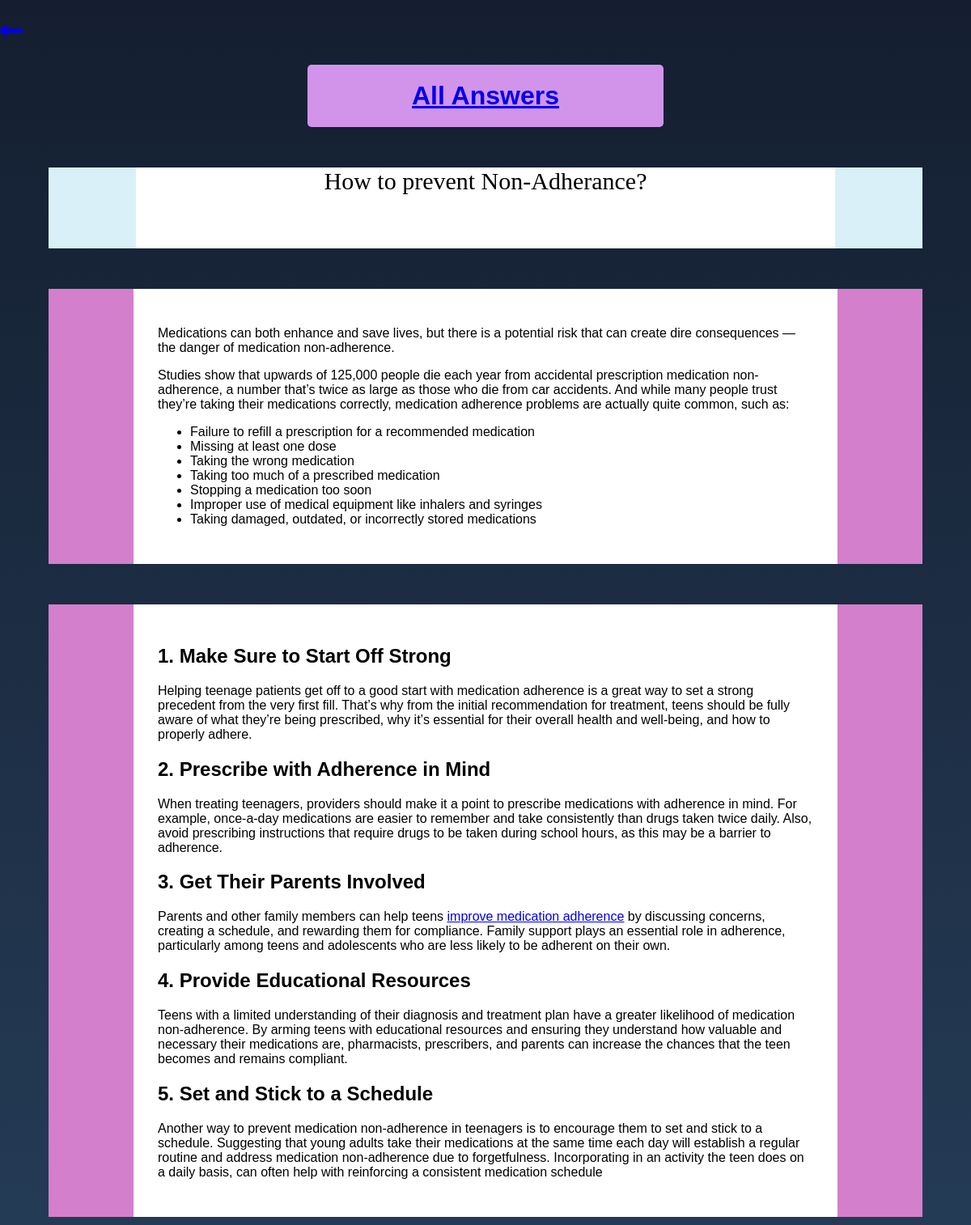
Page /blog/allanswers/2 on the committed database.
### blog/models.py (models this page shows)
class Question(models.Model):
    question=models.CharField(max_length=500)

class Answer(models.Model):
    question=models.ForeignKey(Question,on_delete=models.CASCADE)
    answer=RichTextField()

### blog/views.py (the view)
# urls.py: path("allanswers/<str:pk>",views.allanswers,name="allanswers")
def allanswers(request,pk):
    answers=Answer.objects.filter(question=Question.objects.get(id=pk))
    return render(request,'blog/allanswerspage.html',{'answers':answers,'question':Question.objects.get(id=pk)})

### blog/templates/blog/allanswerspage.html (shortened to what this page needs)
<!DOCTYPE html>
<html lang="en">
<head>
    <link rel="stylesheet" href="https://use.fontawesome.com/releases/v5.13.0/css/all.css"
 />
</head>
<body>
    <h1 class="ms-5 mt-3 mb-5">
        <a href="/blog/"><i class="fas fa-long-arrow-alt-left me-3"></i></a>
    </h1>
    <h1>
        <a href="#">
            <div id="headerBox">All Answers</div>
        </a>
    </h1>
    <div id="mainBox">
        <div id="questionBox">
            <p
                style="color:black; word-wrap: break-word; font-size: 30px; font-family: 'Times New Roman', Times, serif;">
                {{question.question}}</p>
        </div>
    </div>
    {% for answer in answers reversed %}
    <div id="ansmainBox">
        <div id="answerBox">
            <p>{{answer.answer|safe}}</p>
        </div>
    </div>
    {% endfor %}
</body>
</html>

### blog/templates/blog/allanswerspage.html (style rules this page uses)
body { margin: 0; padding: 0; font-family: sans-serif; background: linear-gradient(#141e30, #243b55); }
#mainBox { width: 90%; height: 100px; background-color: #DAF0F8; margin: auto; position: relative; }
#ansmainBox { width: 90%; background-color: #D37FCC; margin: auto; position: relative; }
#questionBox { background-color: white; height: 100px; width: 80%; margin: 50px auto 10px auto; font-size: 100px; color: #fff; text-align: center; }
#answerBox { background-color: white; width: 75%; margin: 50px auto 10px auto; padding: 30px }
#headerBox { background-color: #d294eb; position: relative; margin: 0 auto; width: 400px; padding: 20px; border-radius: 5px; cursor: pointer; text-align: center; text-decoration: none; }

### rows in the picture
Question: question "How to prevent Non-Adherance?"
Answer: answer "Medications can both enhance and save lives, but there is a potential risk that can create dire consequences — the danger of medication non-adherence. Studies show that upwards of 125,000 people die each year from accidental prescription medication non-adherence, a number that’s twice as large as those who die from car accidents. And while many people trust they’re taking their medications correctly, medication adherence problems are actually quite common, such as: Failure to refill a prescription for a recommended medication Missing at least one dose Taking the wrong medication Taking too much of a prescribed medication Stopping a medication too soon Improper use of medical equipment like…"
Answer: answer "1. Make Sure to Start Off Strong Helping teenage patients get off to a good start with medication adherence is a great way to set a strong precedent from the very first fill. That’s why from the initial recommendation for treatment, teens should be fully aware of what they’re being prescribed, why it’s essential for their overall health and well-being, and how to properly adhere. 2. Prescribe with Adherence in Mind When treating teenagers, providers should make it a point to prescribe medications with adherence in mind. For example, once-a-day medications are easier to remember and take consistently than drugs taken twice daily. Also, avoid prescribing instructions that require drugs to be…"
